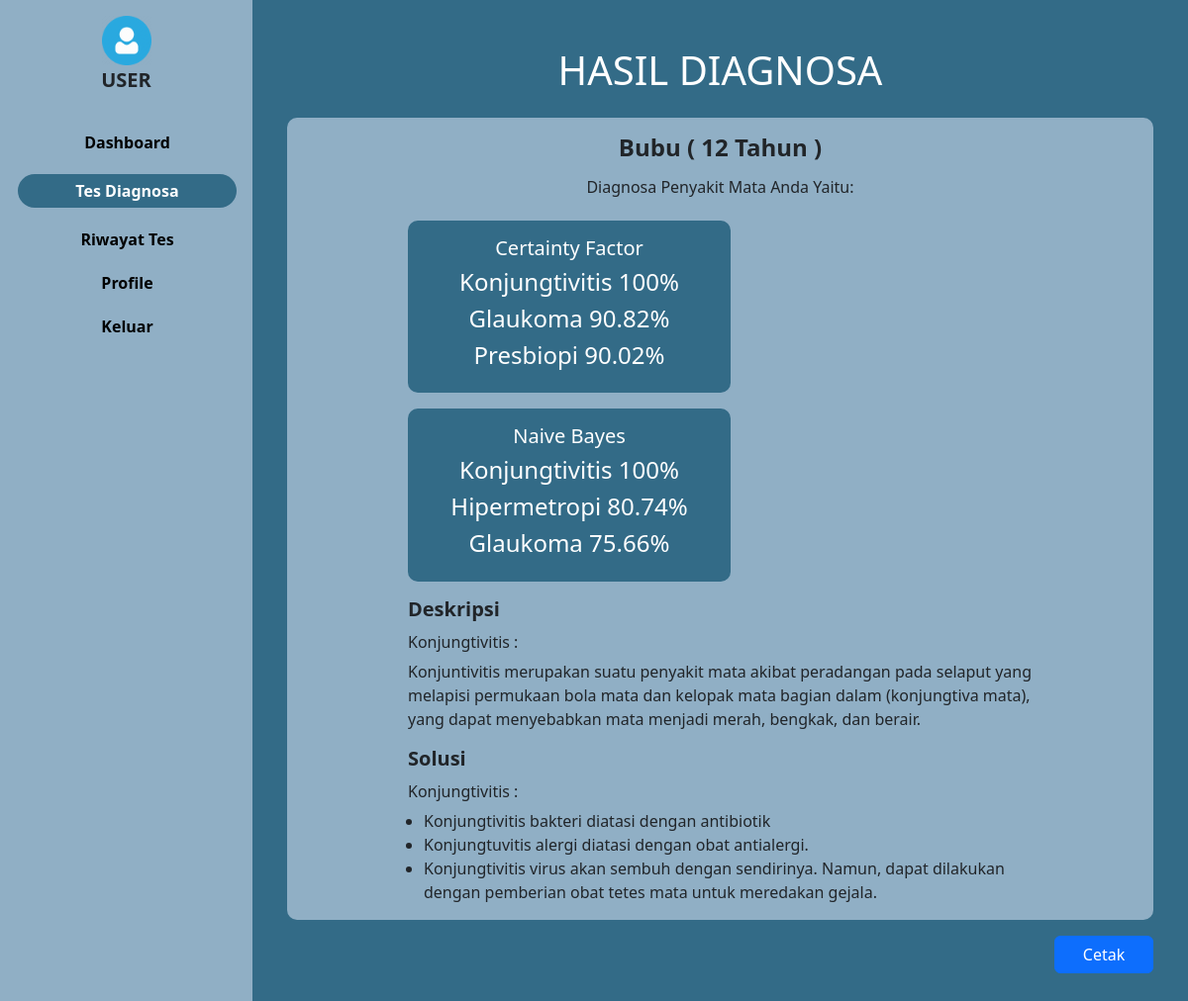
The app's page /user/hasil.php?idhasil=2 (signed in) with its own data.
### tables this page shows
CREATE TABLE `user` (
  `iduser` int(15) NOT NULL,
  `username` varchar(30) NOT NULL,
  `password` varchar(100) NOT NULL,
  `nama` varchar(45) NOT NULL,
  `jk` char(2) NOT NULL,
  `tanggal_lahir` date NOT NULL,
  `email` varchar(30) NOT NULL,
  `level` varchar(10) NOT NULL,
  `foto` varchar(30) NOT NULL
);

CREATE TABLE `hasil_diagnosa` (
  `idhasil` int(10) NOT NULL,
  `iduser` int(15) NOT NULL,
  `tanggal` timestamp NOT NULL DEFAULT current_timestamp() ON UPDATE current_timestamp(),
  `usia` int(10) NOT NULL,
  `cf_katarak` double NOT NULL,
  `bayes_katarak` double NOT NULL,
  `cf_konjungtivitis` double NOT NULL,
  `bayes_konjungtivitis` double NOT NULL,
  `cf_miopi` double NOT NULL,
  `bayes_miopi` double NOT NULL,
  `cf_glaukoma` double NOT NULL,
  `bayes_glaukoma` double NOT NULL,
  `cf_butawarna` double NOT NULL,
  `bayes_butawarna` double NOT NULL,
  `cf_presbiopi` double NOT NULL,
  `bayes_presbiopi` double NOT NULL,
  `cf_astigmatisme` double NOT NULL,
  `bayes_astigmatisme` double NOT NULL,
  `cf_hipermetropi` double NOT NULL,
  `bayes_hipermetropi` double NOT NULL,
  `cf_buwar` double DEFAULT NULL,
  `bayes_buwar` double DEFAULT NULL
);

CREATE TABLE `diagnosa` (
  `iddiagnosa` int(10) NOT NULL,
  `kode_diagnosa` varchar(10) NOT NULL,
  `nama_diagnosa` varchar(50) NOT NULL,
  `deskripsi` text NOT NULL
);

CREATE TABLE `solusi` (
  `idsolusi` int(11) NOT NULL,
  `iddiagnosa` int(11) NOT NULL,
  `solusi` text NOT NULL
);

### konek.php (called while the page is built, shortened)
<?php
function cari_deskripsi_solusi($hasil, $cf, $bayes)
{
    $data_penyakit = query("SELECT * FROM diagnosa");
    $data_uji = ["cf", "bayes"];
    $idhasil2 = $hasil['idhasil'];
    $hasil_cf = $cf;
    $hasil_bayes = $bayes;
    for ($i = 0; $i < count($data_uji); $i++) {
        $nilai_yang_dicari = ${"hasil_" . $data_uji[$i]}[0];
        foreach ($data_penyakit as $dakit) {
            $nama_kecil = strtolower($dakit['nama_diagnosa']);
            $nama = str_replace(" ", "", $nama_kecil);
            $kolom = $data_uji[$i] . "_" . $nama;
            $query = jumlah_data("SELECT * FROM hasil_diagnosa WHERE $kolom = $nilai_yang_dicari AND idhasil = $idhasil2");
            if ($query == 1) {
                $terbesar[] = $dakit['nama_diagnosa'];
            }
        }
    }
    return $terbesar;
}
function penyakit_cf($data)
{
    $data_penyakit = query("SELECT * FROM diagnosa");
    $idhasil = $data['idhasil'];
    foreach ($data_penyakit as $dapen) {
        $nama_kecil = strtolower($dapen['nama_diagnosa']);
        $nama = str_replace(" ", "", $nama_kecil);
        $gabung = "cf_" . $nama;
        $hasil_cf[] = $data[$gabung];
    }
    rsort($hasil_cf);
    $tiga_terbesar = array_slice($hasil_cf, 0, 3);
    $array_cf = array_values(array_unique($tiga_terbesar));
    $data_penyakit = query("SELECT * FROM diagnosa");
    for ($i = 0; $i < count($array_cf); $i++) {
        $nilai_yang_dicari = $array_cf[$i];
        foreach ($data_penyakit as $dakit) {
            $nama_kecil = strtolower($dakit['nama_diagnosa']);
            $nama = str_replace(" ", "", $nama_kecil);
            $kolom = "cf_" . $nama;
            $query = jumlah_data("SELECT * FROM hasil_diagnosa WHERE $kolom = $nilai_yang_dicari AND idhasil = $idhasil");
            if ($query == 1) {
                $penyakit_cf[] = $dakit['nama_diagnosa'];
            }
        }
    }
    return $penyakit_cf;
}
function hasil_cf($data)
{
    $data_penyakit = query("SELECT * FROM diagnosa");
    foreach ($data_penyakit as $dapen) {
        $nama_kecil = strtolower($dapen['nama_diagnosa']);
        $nama = str_replace(" ", "", $nama_kecil);
        $gabung = "cf_" . $nama;
        $hasil_cf[] = $data[$gabung];
    }
    rsort($hasil_cf);
    $tiga_terbesar = array_slice($hasil_cf, 0, 3);
    $array_cf = array_values(array_unique($tiga_terbesar));
    $jumlah_nilai = 0;
    for ($f = 0; $f < count($array_cf); $f++) {
        foreach ($hasil_cf as $nilai) {
            if ($nilai === $array_cf[$f]) {
                $jumlah_nilai++;
            }
        }
    }
    $terbesar = array_slice($hasil_cf, 0, $jumlah_nilai);
    return $terbesar;
}
function penyakit_bayes($data)
{
    $data_penyakit = query("SELECT * FROM diagnosa");
    $idhasil = $data['idhasil'];
    foreach ($data_penyakit as $dapen) {
        $nama_kecil = strtolower($dapen['nama_diagnosa']);
        $nama = str_replace(" ", "", $nama_kecil);
        $gabung = "bayes_" . $nama;
        $hasil_bayes[] = $data[$gabung];
    }
    rsort($hasil_bayes);
    $tiga_terbesar = array_slice($hasil_bayes, 0, 3);
    $array_bayes = array_values(array_unique($tiga_terbesar));
    $data_penyakit = query("SELECT * FROM diagnosa");
    for ($i = 0; $i < count($array_bayes); $i++) {
        $nilai_yang_dicari = $array_bayes[$i];
        foreach ($data_penyakit as $dakit) {
            $nama_kecil = strtolower($dakit['nama_diagnosa']);
            $nama = str_replace(" ", "", $nama_kecil);
            $kolom = "bayes_" . $nama;
            $query = jumlah_data("SELECT * FROM hasil_diagnosa WHERE $kolom = $nilai_yang_dicari AND idhasil = $idhasil");
            if ($query > 0) {
                $penyakit_bayes[] = $dakit['nama_diagnosa'];
            }
        }
    }
    return $penyakit_bayes;
}
function hasil_bayes($data)
{
    $data_penyakit = query("SELECT * FROM diagnosa");
    foreach ($data_penyakit as $dapen) {
        $nama_kecil = strtolower($dapen['nama_diagnosa']);
        $nama = str_replace(" ", "", $nama_kecil);
        $gabung = "bayes_" . $nama;
        $hasil_bayes[] = $data[$gabung];
    }
    rsort($hasil_bayes);
    $tiga_terbesar = array_slice($hasil_bayes, 0, 3);
    $array_bayes = array_values(array_unique($tiga_terbesar));
    $jumlah_nilai = 0;
    for ($f = 0; $f < count($array_bayes); $f++) {
        foreach ($hasil_bayes as $nilai) {
            if ($nilai === $array_bayes[$f]) {
                $jumlah_nilai++;
            }
        }
    }
    $terbesar = array_slice($hasil_bayes, 0, $jumlah_nilai);
    return $terbesar;
}
function cek_null($data)
{
    $penyakit = query("SELECT * FROM diagnosa");
    foreach ($penyakit as $p) {
        $nama_kecil = strtolower($p['nama_diagnosa']);
        $nama = str_replace(" ", "", $nama_kecil);
        $kolom_cf = "cf_" . $nama;
        $kolom_bayes = "bayes_" . $nama;
        $penyakit_cf[] = $kolom_cf;
        $penyakit_bayes[] = $kolom_bayes;
    }
}
$koneksi = mysqli_connect("localhost", "root", "", "mata");
function query($query)
{
    global $koneksi;
    $result = mysqli_query($koneksi, $query);
    $rows = [];
    while ($row = mysqli_fetch_assoc($result)) {
        $rows[] = $row;
    }
    return $rows;
}
function jumlah_data($data)
{
    global $koneksi;
    $query = mysqli_query($koneksi, $data);
    $jumlah_data = mysqli_num_rows($query);
    return $jumlah_data;
}
function dekripsi($teks)
{
    $text = $teks;
    $kunci = 'mataRara';
    $key = hash('sha256', $kunci);
    $pkey = "123";
    $method = "aes-192-cfb1";
    $iv = substr(hash('sha256', $pkey), 0, 16);
    $dekripsi = base64_decode($text);
    $dekripsi = openssl_decrypt($dekripsi, $method, $key, 0, $iv);
    return $dekripsi;
}
?>

### user/hasil.php (the view, shortened to what this page needs)
<?php
require_once '../konek.php';
$iduser = dekripsi($_COOKIE['mataRara']);
$data_user = query("SELECT * FROM user WHERE iduser = $iduser")[0];
if (isset($_GET['idhasil'])) {
  $idhasil = $_GET['idhasil'];
  $data_hasil = query("SELECT * FROM hasil_diagnosa WHERE idhasil = $idhasil")[0];
  cek_null($data_hasil);
  $penyakit_cf = penyakit_cf($data_hasil);
  $hasil_cf = hasil_cf($data_hasil);
  $penyakit_bayes = penyakit_bayes($data_hasil);
  $hasil_bayes = hasil_bayes($data_hasil);
}
$usia = $data_hasil['usia'];
$terbesar = cari_deskripsi_solusi($data_hasil, $hasil_cf, $hasil_bayes);
$terbesar_unique = array_values(array_unique($terbesar));
?>
<html lang="en">
<head>
  <link href="https://cdn.jsdelivr.net/npm/bootstrap@5.3.0/dist/css/bootstrap.min.css" rel="stylesheet"
>
  <link rel="stylesheet" href="../style.css">
</head>
<body>
  <div class="main-container d-flex">
    <div class="sidebar px-3 pt-3">
      <div class="header pb-3">
        <img class="text-center" src="../img/propil.png"
          style="width: 50px; margin-right: auto; margin-left: auto; display: block;" alt="">
        <h5 class="offcanvas-title fw-bold text-center" style="margin-left: auto; font-size: 20px"
          id="offcanvasDarkLabel">USER</h5>
      </div>
      <ul>
        <li class=""> <a href="index.php">Dashboard</a></li>
        <li class="active"><a href="tes.php">Tes Diagnosa</a></li>
        <li class=""> <a href="riwayat.php">Riwayat Tes</a></li>
        <li class=""> <a href="profile.php">Profile</a></li>
        <li class=""> <a href="../keluar.php">Keluar</a></li>
      </ul>
    </div>
    <div class="content text-center" style="width: 100%;">
      <div class="container" style="margin-top: 17px; color: white; padding: 30px 35px; tex-align-center;">
        <h1>HASIL DIAGNOSA</h1>
        <div class="tabel mt-4 text-dark">
          <h4 class="pt-3 mb-3 fw-bold">
            <?= $data_user['nama']; ?> (
            <?= $usia; ?> Tahun )
          </h4>
          <h6 class="pb-3">Diagnosa Penyakit Mata Anda Yaitu:</h6>
          <div class="row" style="padding: 0 122px;">
            <div class="col-6  pb-3 text-white" style="width: 350px">
              <div class="tabel py-3" style="background: rgb(51, 107, 135)">
                <h5>Certainty Factor</h5>
                <?php for ($i = 0; $i < count($penyakit_cf); $i++): ?>
                  <h4>
                    <?= $penyakit_cf[$i]; ?>
                    <?= $hasil_cf[$i]; ?>%
                  </h4>
                <?php endfor; ?>
              </div>
            </div>
            <div class="col-6  pb-3 text-white" style="width: 350px">
              <div class="tabel py-3" style="background: rgb(51, 107, 135)">
                <h5>Naive Bayes</h5>
                <?php for ($j = 0; $j < count($penyakit_bayes); $j++): ?>
                  <h4>
                    <?= $penyakit_bayes[$j]; ?>
                    <?= $hasil_bayes[$j]; ?>%
                  </h4>
                <?php endfor; ?>
              </div>
            </div>
            <h5 class="pb-1 text-start fw-bold">Deskripsi</h5>
            <?php foreach ($terbesar_unique as $tu): ?>
              <h6 class="text-start">
                <?= $tu; ?> :
              </h6>
              <?php
              $penyakit_detail = query("SELECT * FROM diagnosa WHERE nama_diagnosa = '$tu'")[0];
              $deskripsi_penyakit = $penyakit_detail['deskripsi'];
              ?>
              <p class="text-start mb-3">
                <?= $deskripsi_penyakit; ?>
              </p>
            <?php endforeach; ?>
            <h5 class="pb-1 text-start fw-bold">Solusi</h5>
            <?php foreach ($terbesar_unique as $tuni): ?>
              <h6 class="text-start ">
                <?= $tuni; ?> :
              </h6>
              <?php
              $penyakit_detail = query("SELECT * FROM diagnosa WHERE nama_diagnosa = '$tuni'")[0];
              $id_penyakit = $penyakit_detail['iddiagnosa'];
              $data_solusi = query("SELECT * FROM solusi WHERE iddiagnosa = $id_penyakit");
              ?>
              <ul class="ms-3">
                <?php foreach ($data_solusi as $solusi): ?>
                  <li class="text-start">
                    <?= $solusi['solusi']; ?>
                  </li>
                <?php endforeach; ?>
              </ul>
            <?php endforeach; ?>
          </div>
        </div>
        <div class="text-end pt-3">
          <a class="text-decoration-none" href="../print.php?idhasil=<?= $data_hasil['idhasil']; ?>" target="_blank">
            <button type="submit" class="btn btn-primary" style="width: 100px">Cetak</button>
          </a>
        </div>
      </div>
    </div>
  </div>
</body>
</html>

### style.css (style rules this page uses)
body { background: #336B87; padding: 0; margin: 0; }
.sidebar { min-width: 255px; max-width: 255px; min-height: 100vh; background-color: #90AFC5; }
.sidebar ul { padding-left: 2px; text-align: center; }
.sidebar ul li a { font-weight: bold; color: black; font-size: auto; text-decoration: none; }
.sidebar ul li { margin-top: 20px; margin-bottom: 10px; list-style-type: none; }
.sidebar li.active { background: #336B87; width: auto; height: auto; padding: 5px 0; border-radius: 20px; }
.sidebar ul li.active a { color: white; font-size: auto; }
.container .row { box-sizing: border-box; padding: 0 30px; }
.container .tabel { border-radius: 10px; border: border-box; background: #90AFC5; }

### records on screen
user: nama "Bubu"
hasil_diagnosa: usia "12", cf_glaukoma "90.82", cf_presbiopi "90.02", bayes_hipermetropi "80.74", bayes_glaukoma "75.66"
diagnosa: tu "Konjungtivitis", deskripsi "Konjuntivitis merupakan suatu penyakit mata akibat peradangan pada selaput yang melapisi permukaan bola mata dan kelopak mata bagian dalam (konjungtiva mata), yang dapat menyebabkan mata menjadi merah, bengkak, dan berair."
solusi: solusi "Konjungtivitis bakteri diatasi dengan antibiotik"
solusi: solusi "Konjungtuvitis alergi diatasi dengan obat antialergi."
solusi: solusi "Konjungtivitis virus akan sembuh dengan sendirinya. Namun, dapat dilakukan dengan pemberian obat tetes mata untuk meredakan gejala."

### other values on screen
$penyakit_cf[$i] "Konjungtivitis"
$hasil_cf[$i] "100"
$penyakit_cf[$i] "Glaukoma"
$penyakit_cf[$i] "Presbiopi"
$penyakit_bayes[$j] "Konjungtivitis"
$hasil_bayes[$j] "100"
$penyakit_bayes[$j] "Hipermetropi"
$penyakit_bayes[$j] "Glaukoma"
$tuni "Konjungtivitis"
